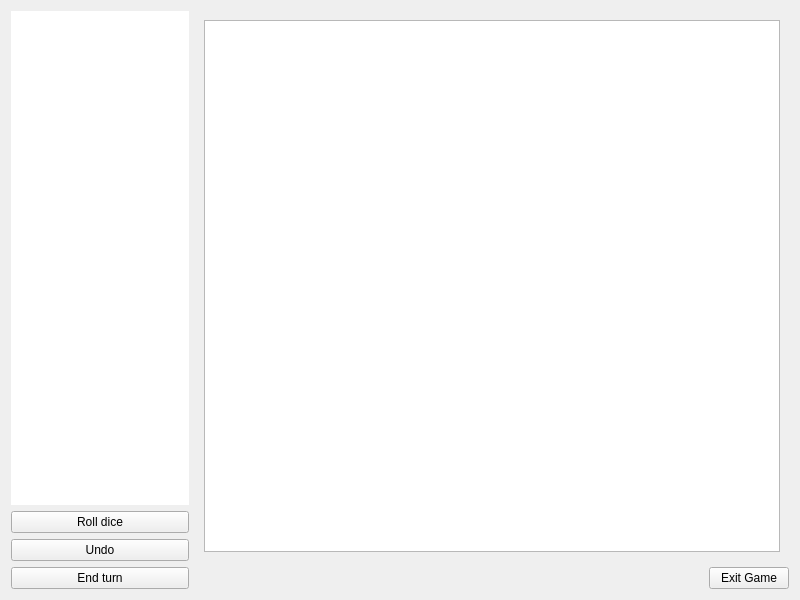
<?xml version="1.0" encoding="UTF-8"?>
<ui version="4.0">
 <class>BoardWindow</class>
 <widget class="QWidget" name="BoardWindow">
  <property name="geometry">
   <rect>
    <x>0</x>
    <y>0</y>
    <width>800</width>
    <height>600</height>
   </rect>
  </property>
  <property name="windowTitle">
   <string>Form</string>
  </property>
  <layout class="QHBoxLayout" name="horizontalLayout" stretch="3,10">
   <item>
    <layout class="QVBoxLayout" name="verticalLayout">
     <item>
      <widget class="QListView" name="listView">
       <property name="styleSheet">
        <string notr="true">QListView {
	border: 1px black;
}</string>
       </property>
      </widget>
     </item>
     <item>
      <widget class="QPushButton" name="pbRollDice">
       <property name="cursor">
        <cursorShape>PointingHandCursor</cursorShape>
       </property>
       <property name="text">
        <string>Roll dice</string>
       </property>
      </widget>
     </item>
     <item>
      <widget class="QPushButton" name="pbUndo">
       <property name="cursor">
        <cursorShape>PointingHandCursor</cursorShape>
       </property>
       <property name="text">
        <string>Undo</string>
       </property>
      </widget>
     </item>
     <item>
      <widget class="QPushButton" name="pbEndTurn">
       <property name="cursor">
        <cursorShape>PointingHandCursor</cursorShape>
       </property>
       <property name="text">
        <string>End turn</string>
       </property>
      </widget>
     </item>
    </layout>
   </item>
   <item>
    <layout class="QVBoxLayout" name="verticalLayout_2">
     <item>
      <widget class="QStackedWidget" name="stackedWidget">
       <property name="sizePolicy">
        <sizepolicy hsizetype="MinimumExpanding" vsizetype="MinimumExpanding">
         <horstretch>0</horstretch>
         <verstretch>0</verstretch>
        </sizepolicy>
       </property>
       <property name="currentIndex">
        <number>0</number>
       </property>
       <widget class="QWidget" name="page1">
        <property name="sizePolicy">
         <sizepolicy hsizetype="Preferred" vsizetype="Preferred">
          <horstretch>0</horstretch>
          <verstretch>0</verstretch>
         </sizepolicy>
        </property>
        <layout class="QVBoxLayout" name="verticalLayout_3" stretch="0">
         <item>
          <widget class="QGraphicsView" name="historyboardView">
           <property name="sizePolicy">
            <sizepolicy hsizetype="MinimumExpanding" vsizetype="MinimumExpanding">
             <horstretch>0</horstretch>
             <verstretch>0</verstretch>
            </sizepolicy>
           </property>
           <property name="minimumSize">
            <size>
             <width>0</width>
             <height>0</height>
            </size>
           </property>
          </widget>
         </item>
        </layout>
       </widget>
       <widget class="QWidget" name="page2">
        <property name="sizePolicy">
         <sizepolicy hsizetype="MinimumExpanding" vsizetype="MinimumExpanding">
          <horstretch>0</horstretch>
          <verstretch>0</verstretch>
         </sizepolicy>
        </property>
        <layout class="QVBoxLayout" name="verticalLayout_4">
         <property name="sizeConstraint">
          <enum>QLayout::SetDefaultConstraint</enum>
         </property>
         <item>
          <widget class="QGraphicsView" name="boardView">
           <property name="sizePolicy">
            <sizepolicy hsizetype="MinimumExpanding" vsizetype="MinimumExpanding">
             <horstretch>0</horstretch>
             <verstretch>0</verstretch>
            </sizepolicy>
           </property>
           <property name="minimumSize">
            <size>
             <width>0</width>
             <height>0</height>
            </size>
           </property>
          </widget>
         </item>
        </layout>
       </widget>
      </widget>
     </item>
     <item>
      <layout class="QHBoxLayout" name="horizontalLayout_2">
       <item>
        <spacer name="horizontalSpacer">
         <property name="orientation">
          <enum>Qt::Horizontal</enum>
         </property>
         <property name="sizeHint" stdset="0">
          <size>
           <width>40</width>
           <height>20</height>
          </size>
         </property>
        </spacer>
       </item>
       <item>
        <widget class="QPushButton" name="pbExitCurrentGame">
         <property name="cursor">
          <cursorShape>PointingHandCursor</cursorShape>
         </property>
         <property name="text">
          <string>Exit Game</string>
         </property>
        </widget>
       </item>
      </layout>
     </item>
    </layout>
   </item>
  </layout>
 </widget>
 <resources/>
 <connections/>
</ui>
